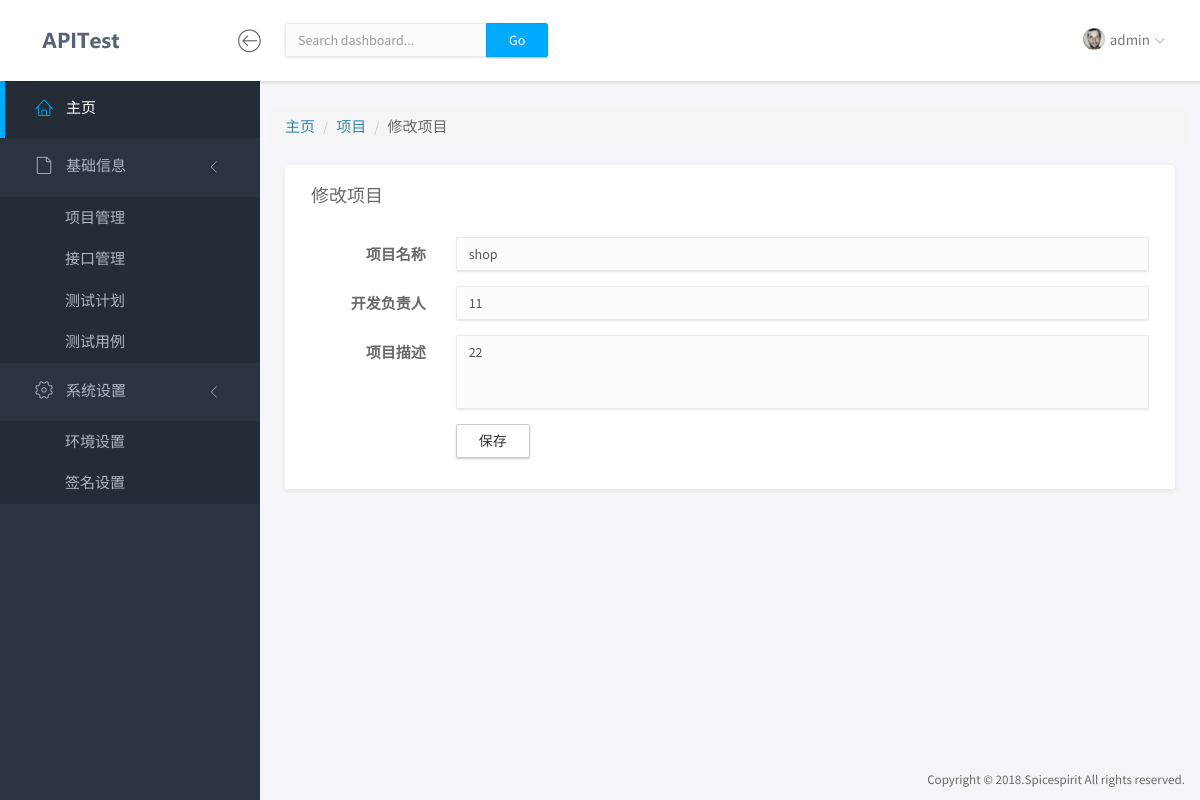
Page /project/update/1/ (signed in) on the committed database.
### app/models.py (models this page shows, shortened)
class Project(models.Model):
    name = models.CharField('名称', max_length=50)
    developer = models.CharField('开发负责人', max_length=50, blank=True, null=True)
    description = models.CharField('描述', max_length=100, blank=True, null=True)
    class Meta:
        verbose_name = '项目管理'
        verbose_name_plural = '项目管理'

### app/views.py (the view)
# urls.py: path('project/update/<int:prj_id>/', prj_update, name='prj_update'),
@login_required
def prj_update(request, prj_id):
    if request.method == 'POST':
        name = request.POST.get('name')
        description = request.POST.get('description')
        developer = request.POST.get('developer')
        Project.objects.filter(id=prj_id).update(name=name, is_sign=is_sign, developer=developer, description=description)
        return HttpResponseRedirect('/project/')
    prj = get_object_or_404(Project, id=prj_id)
    return render(request, "project_update.html", {"prj": prj})

### app/templates/project_update.html (shortened to what this page needs)
{% extends "base.html" %}
{% block content %}
	<div class="row">
		<ol class="breadcrumb">
		  <li><a href="{% url 'index' %}">主页</a></li>
		  <li><a href="{% url 'prj_list' %}">项目</a></li>
		  <li>修改项目</li>
		</ol>
	</div>
	<div class="row">
		<div class="col-md-12">
			<div class="panel">
				<div class="panel-heading">
					<h3 class="panel-title">修改项目</h3>
				</div>
				<div class="panel-body">
					<form class="form-horizontal" action='.' method="POST" >
						<div class="form-group">
							<label for="name" class="col-sm-2 control-label">项目名称</label>
							<div class="col-sm-10">
								<input id="name" name="name" type="text" class="form-control" value="{{ prj.name }}">
							</div>
						</div>
						<div class="form-group">
							<label for="developer" class="col-sm-2 control-label">开发负责人</label>
							<div class="col-sm-10">
								<input id="developer" name="developer" type="text" class="form-control" value="{{ prj.developer }}">
							</div>
						</div>
						<div class="form-group">
							<label for="description" class="col-sm-2 control-label">项目描述</label>
							<div class="col-sm-10">
								<textarea id="description" name="description" class="form-control" rows="3" style="resize: none;">{{ prj.description }}</textarea>
							</div>
						</div>
						<div class="form-group">
						    <div class="col-sm-offset-2 col-sm-10">
						      <button type="submit" class="btn btn-default">保存</button>
						    </div>
						</div>
					</form>
				</div>
			</div>
		</div>
	</div>
{% endblock %}

### app/templates/base.html (shortened to what this page needs)
<!doctype html>
<html lang="en">
{% load staticfiles %}
<head>
	<link rel="stylesheet" href="{% static 'vendor/bootstrap/css/bootstrap.min.css' %}">
	<link rel="stylesheet" href="{% static 'vendor/font-awesome/css/font-awesome.min.css' %}">
	<link rel="stylesheet" href="{% static 'vendor/linearicons/style.css' %}">
	<link rel="stylesheet" href="{% static 'vendor/chartist/css/chartist-custom.css' %}">
	<link rel="stylesheet" href="{% static 'css/main.css' %}">
	<link rel="stylesheet" href="{% static 'css/demo.css' %}">
</head>
<body>
	<div id="wrapper">
		<nav class="navbar navbar-default navbar-fixed-top">
			<div class="brand">
				<a href="index.html"><img src="{% static 'img/logo-dark.png' %}" alt="ApiTest" class="img-responsive logo"></a>
			</div>
			<div class="container-fluid">
				<div class="navbar-btn" style="padding-left: 67px;">
					<button type="button" class="btn-toggle-fullwidth"><i class="lnr lnr-arrow-left-circle"></i></button>
				</div>
				<form class="navbar-form navbar-left">
					<div class="input-group">
						<input type="text" value="" class="form-control" placeholder="Search dashboard...">
						<span class="input-group-btn"><button type="button" class="btn btn-primary">Go</button></span>
					</div>
				</form>
				<div id="navbar-menu">
					<ul class="nav navbar-nav navbar-right">
						<li class="dropdown">
							<a href="#" class="dropdown-toggle" data-toggle="dropdown"><img src="{% static 'img/user.png' %}" class="img-circle" alt="Avatar"> <span>{{ request.user.username }}</span> <i class="icon-submenu lnr lnr-chevron-down"></i></a>
						</li>
					</ul>
				</div>
			</div>
		</nav>
		<div id="sidebar-nav" class="sidebar">
			<div class="sidebar-scroll">
				<nav>
					<ul class="nav">
						<li><a href="{% url 'index' %}" class="active"><i class="lnr lnr-home"></i> <span>主页</span></a></li>
						<li>
							<a href="#subItems" data-toggle="collapse" class="collapsed"><i class="lnr lnr-file-empty"></i> <span>基础信息</span> <i class="icon-submenu lnr lnr-chevron-left"></i></a>
							<div id="subItems" class="collapse in">
								<ul class="nav">
									<li><a href="{% url 'prj_list' %}" class="">项目管理</a></li>
									<li><a href="{% url 'api_list' %}" class="">接口管理</a></li>
									<li><a href="{% url 'plan_list' %}" class="">测试计划</a></li>
									<li><a href="{% url 'case_list' %}" class="">测试用例</a></li>
								</ul>
							</div>
						</li>
						<li>
							<a href="#subSettings" data-toggle="collapse" class="collapsed"><i class="lnr lnr-cog"></i> <span>系统设置</span> <i class="icon-submenu lnr lnr-chevron-left"></i></a>
							<div id="subSettings" class="collapse in">
								<ul class="nav">
									<li><a href="{% url 'env_list' %}" class="">环境设置</a></li>
									<li><a href="{% url 'sign_list' %}" class="">签名设置</a></li>
								</ul>
							</div>
						</li>
					</ul>
				</nav>
			</div>
		</div>
		<div class="main">
			<div class="main-content">
				<div class="container-fluid">
					{% block content %}
					{% endblock %}
				</div>
			</div>
		</div>
		<footer>
			<div class="container-fluid">
				<p class="copyright">Copyright &copy; 2018.Spicespirit All rights reserved.</p>
			</div>
		</footer>
	</div>
</body>
</html>

### rows in the picture
Project: name "shop", developer "11", description "22"

### other values in the picture
{{ request.user.username }} "admin"
